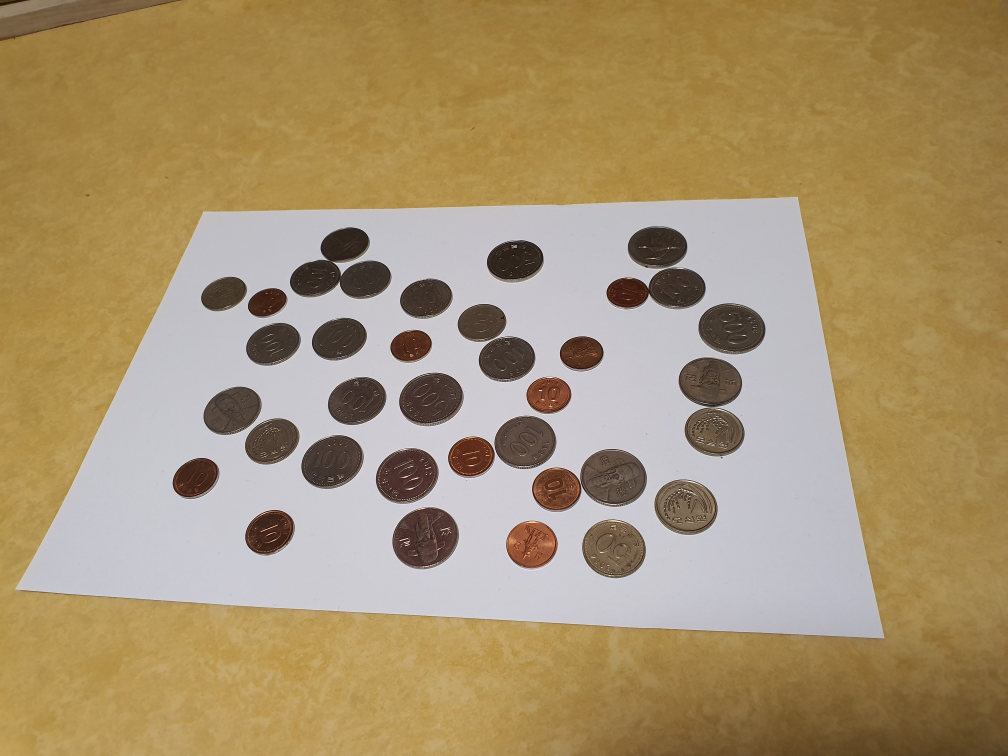
#> input picture images/4.jpg, 4032 x 3024 px (shown at 1/4 size)
$ jupyter execute --allow-errors '동전겹치기 수정ver3.ipynb'   (older library calls are emulated)
#> lines starting #> are read from the running program, lines starting #| are printed output that depends on the picture; after the words box and inside, x2 and y2 are one past the last pixel; in counts of white or black regions, pixels touching at a corner belong together
[cell 1]
import numpy as np
import cv2
from matplotlib import pyplot as plt

[cell 2]
#image 흑백처리, 이진화 (그냥 Threshold)

img = cv2.imread('./images/4.jpg')
#> img is the input picture: shape (3024, 4032, 3); mean B, G, R 110.8, 146.9, 167.7
img_ori = img.copy()
img_gray = cv2.cvtColor(img,cv2.COLOR_BGR2GRAY)
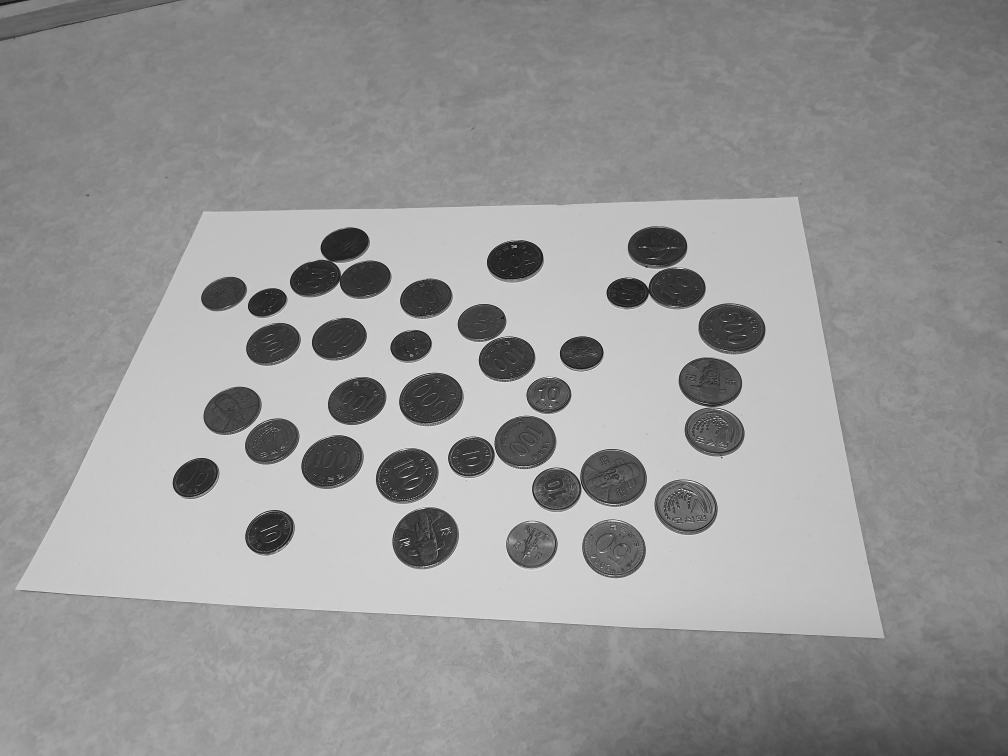
#> img_gray: shape (3024, 4032) (shown at 1/4 size); min 0, max 255, mean 149.1

# Blurring

dst = cv2.bilateralFilter(img_gray, 10, 100, 100) # Bilateral Filtering
dst1 = cv2.GaussianBlur(dst, (5,5), 0)       # GaussianBlur
dst2 = cv2.medianBlur(dst1, 9)                # Median Blur


plt.figure(figsize=(15,15))
plt.subplot(121), plt.imshow(img_gray, cmap='gray'), plt.title('Gray Image'), plt.axis('off')
plt.subplot(122), plt.imshow(dst2, cmap='gray'), plt.title('Blurred Image'), plt.axis('off')
plt.show()

[cell 3]
# Thresholding

binary_img = cv2.adaptiveThreshold(dst2, 255, cv2.ADAPTIVE_THRESH_GAUSSIAN_C, cv2.THRESH_BINARY_INV, 91, 5)
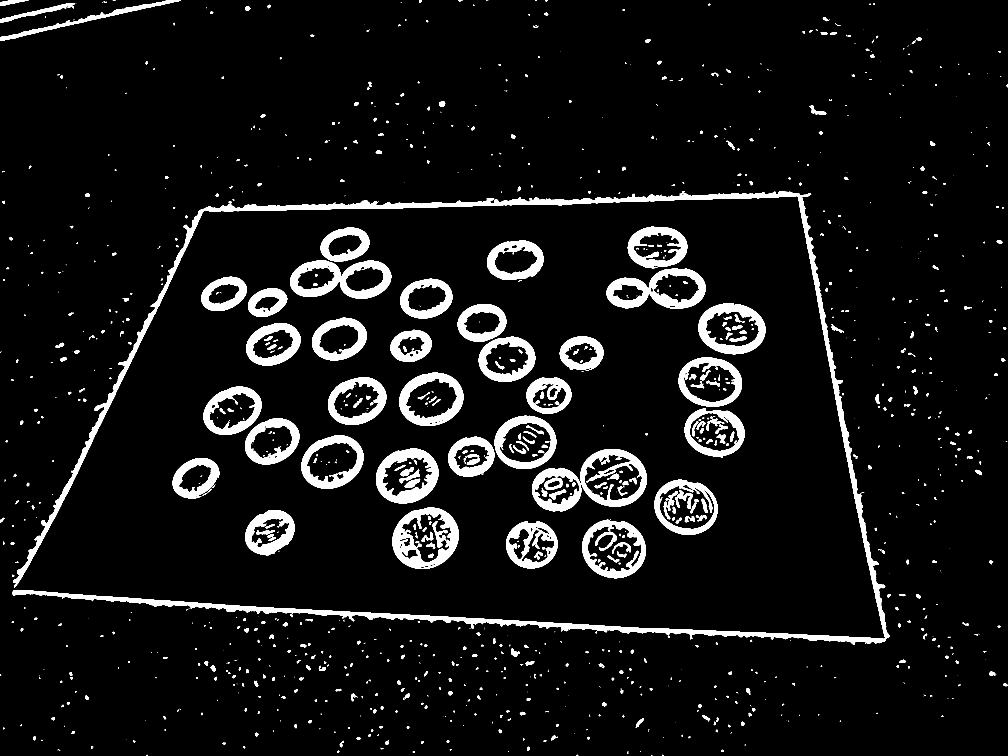
#> binary_img: shape (3024, 4032) (shown at 1/4 size); 6.8% white; 1400 white regions (624 under 20 px)

'''
kernel = np.ones((3,3))
binary_img = cv2.dilate(binary_img, kernel, iterations=5)
'''

'''ret_threshold, binary_img = cv2.threshold(dst2,
                                          170,
                                          255,
                                          cv2.THRESH_BINARY_INV)
'''


plt.figure(figsize=(15,15))
plt.subplot(121), plt.imshow(binary_img, cmap='gray'), plt.title('Binary Image'), plt.axis('off')
plt.show()

[cell 4]
#contour을 찾고 A4용지의 외곽선 그리기
img, contour, hierarchy = cv2.findContours(binary_img,
                                            cv2.RETR_EXTERNAL,
                                            cv2.CHAIN_APPROX_SIMPLE)
#> contour = 1087 contours, 609 with area under 20; largest, box (x1, y1, x2, y2) and area: (50, 766, 3559, 2578) 156512, (1570, 2030, 1835, 2276) 50456, (2322, 1796, 2587, 2027) 47835, (1160, 1040, 1565, 1195) 46568, (2329, 2079, 2583, 2313) 46146

img = img_ori.copy()

# Draw Contour with Blue
cv2.drawContours(img, contour, -1, (255,0,0), 5)
plt.figure()
plt.imshow(img)

[cell 5]
#print(len(contour[0]))
#print(len(contour[1]))
max = 0;
index = -1;
for i in range(len(contour)):
   # print(max,i)
    if(max<len(contour[i])):
        index = i
        max = len(contour[i])
        print(max, i)
#> this loop made 1087 passes
#> max on passes 1, 3, 5, 10, 13, 14, 18, 22, 41, 43, 90, 514: 5, 10, 11, 13, 15, 16, 19, 20, 27, 34, 73, 299
#| 5 0
#| 10 2
#| 11 4
#| 13 9
#| 15 12
#| 16 13
#| 19 17
#| 20 21
#> (further printed lines are left out)
#> after the loop, index = 808; max = 8844

[cell 6]
cnt=contour[index]
#> cnt = contour of 8844 points, box (x1, y1, x2, y2) (50, 766, 3559, 2578), area 156512

cv2.drawContours(img, [cnt], 0, (255, 255, 0), 1)

epsilon1 = 0.1*cv2.arcLength(cnt, True)
#> epsilon1 = 2270.9

approx1 = cv2.approxPolyDP(cnt, epsilon1, True)
#> approx1 = [[3243, 772], [52, 2380]]

cv2.drawContours(img, [approx1], 0, (0, 255, 0), 20)

plt.imshow(img)

[cell 7]
#만약 정상적으로 4개의 점을 찾지 못하면 threshold를 이용하여 재시도
if (len(approx1)!=4):
    ret_threshold, binary_img = cv2.threshold(dst2,
                                          170,
                                          255,
                                          cv2.THRESH_BINARY)
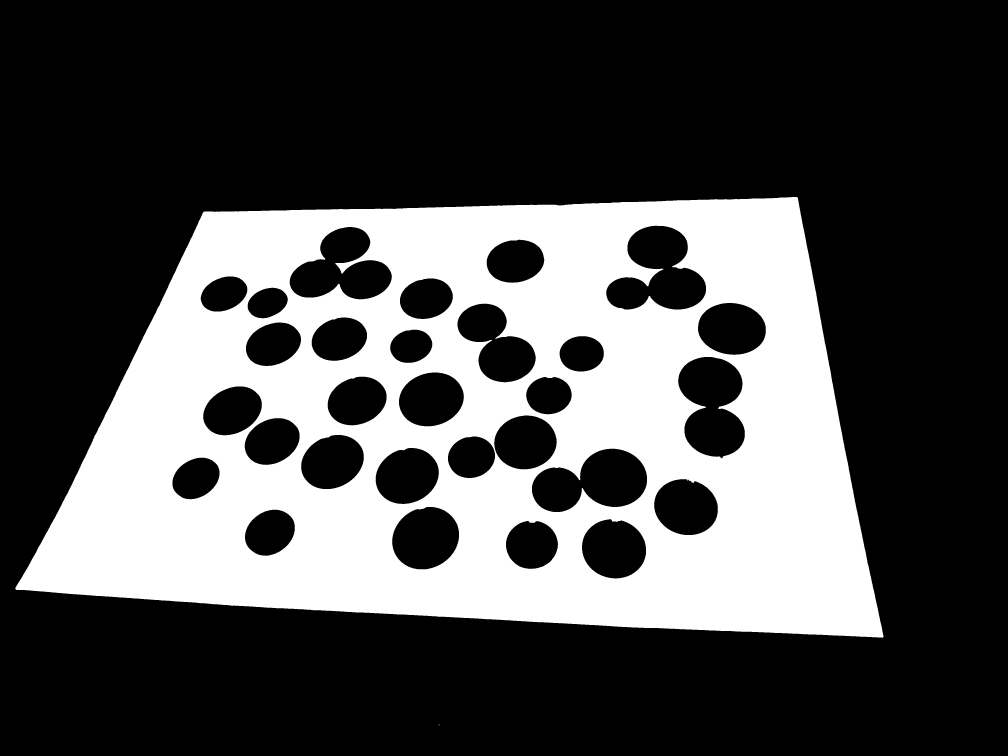
#> binary_img: shape (3024, 4032) (shown at 1/4 size); 30.1% white; 2 white regions (1 under 20 px)

    img, contour, hierarchy = cv2.findContours(binary_img,
                                            cv2.RETR_EXTERNAL,
                                            cv2.CHAIN_APPROX_SIMPLE)
#> contour = 2 contours, 1 with area under 20; largest, box (x1, y1, x2, y2) and area: (61, 788, 3534, 2551) 4803378

    img = img_ori.copy()

    max = 0;
    index = -1;
    for i in range(len(contour)):
   # print(max,i)         if(max<len(contour[i])):
            index = i
            max = len(contour[i])
            print(max, i)
            cnt=contour[index]
#> this loop made 2 passes
#> (index, max, cnt) on pass 1: (0, 4, [[1755, 2898], [1755, 2900], [1757, 2900], [1757, 2898]])
#> (index, max) on pass 2: (1, 2631)
#| 4 0
#| 2631 1

    cv2.drawContours(img, [cnt], 0, (255, 255, 0), 1)

    epsilon1 = 0.1*cv2.arcLength(cnt, True)
#> epsilon1 = 968.8
    approx1 = cv2.approxPolyDP(cnt, epsilon1, True)
#> approx1 = [[3191, 792], [817, 846], [61, 2354], [3530, 2550]]

    cv2.drawContours(img, [approx1], 0, (0, 255, 0), 20)
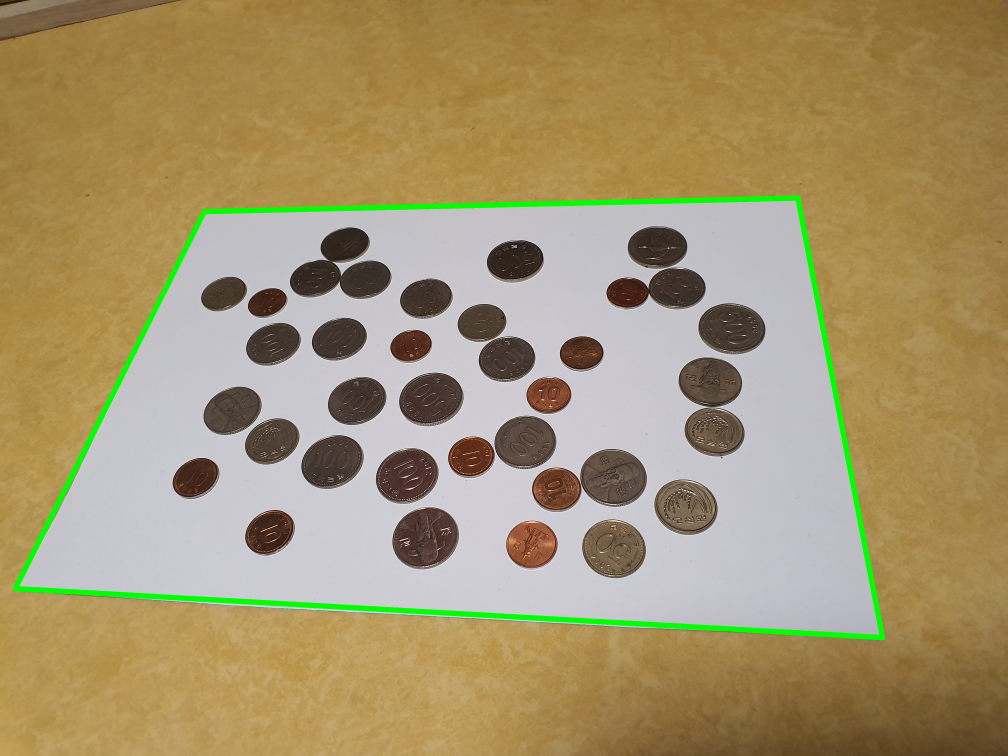
#> img: shape (3024, 4032, 3) (shown at 1/4 size); mean B, G, R 108.5, 148.3, 164.7
    plt.imshow(img)

else:
    pass

[cell 8]
print(approx1)
#| [[[3191  792]]
#|  [[ 817  846]]
#|  [[  61 2354]]
#|  [[3530 2550]]]

[cell 9]
#perspective Transform

pts0 = np.float32([approx1[1], approx1[2], approx1[0], approx1[3]])
#> pts0 = [[817, 846], [61, 2354], [3191, 792], [3530, 2550]]

# 좌표의 이동점
pts2 = np.float32([[0,0],[0,437],[640,0],[640,437]])

M = cv2.getPerspectiveTransform(pts0, pts2)
#> M = [[0.449, 0.225, -557.1], [0.0141, 0.619, -535.3], [8.57e-05, 0.00047, 1]]

dst = cv2.warpPerspective(img, M, (640,437))
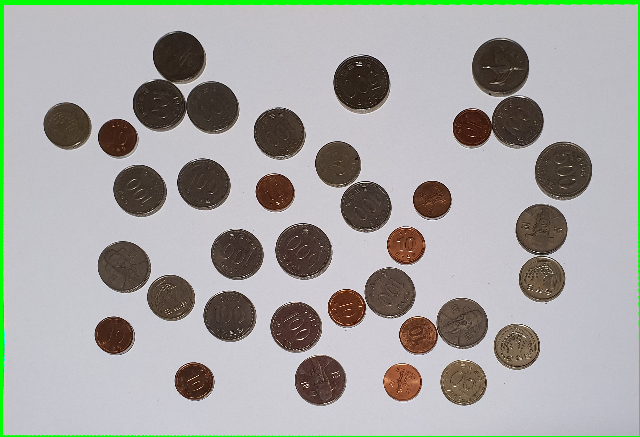
#> dst: shape (437, 640, 3); mean B, G, R 162.1, 165.6, 165.4


plt.subplot(121),plt.imshow(img),plt.title('image')
plt.subplot(122),plt.imshow(dst),plt.title('Perspective')
plt.show()
#> figure, not shown here; B, G, R data is drawn as R, G, B

cv2.imshow('img',dst)
cv2.waitKey(0)
cv2.destroyAllWindows()

[cell 10]
# 이미지 저장하기
cv2.imwrite('done.jpg', dst)
#> Out = True

[cell 11]
#0
image = dst
cv2.imshow("result",image)
cv2.waitKey(0)
cv2.destroyAllWindows()

gray = cv2.cvtColor(image,cv2.COLOR_BGR2GRAY)
cv2.imshow("result",gray)
cv2.waitKey(0)
cv2.destroyAllWindows()


blur = cv2.medianBlur(gray, 5)
cv2.imshow("result",blur)
cv2.waitKey(0)
cv2.destroyAllWindows()


edge = cv2.Canny(blur,10,20)
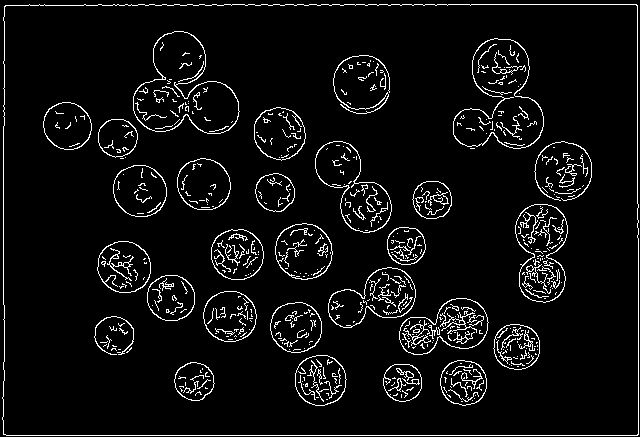
#> edge: shape (437, 640); 5.7% white in thin lines or dots
cv2.imshow("result",edge)
cv2.waitKey(0)
cv2.destroyAllWindows()

#1
edge = cv2.bitwise_not(edge)
#> edge: shape (437, 640); 94.3% white; black in thin lines or dots
cv2.imshow("result",edge)
cv2.waitKey(0)
cv2.destroyAllWindows()


# 이미지 저장하기
cv2.imwrite('done.jpg', edge)
#> Out = True

[cell 12]
# 방법 1) 한번에 찾는 방법

overlap = cv2.imread('done.jpg', 0)            # Blur 처리해서 noise를 제거한다
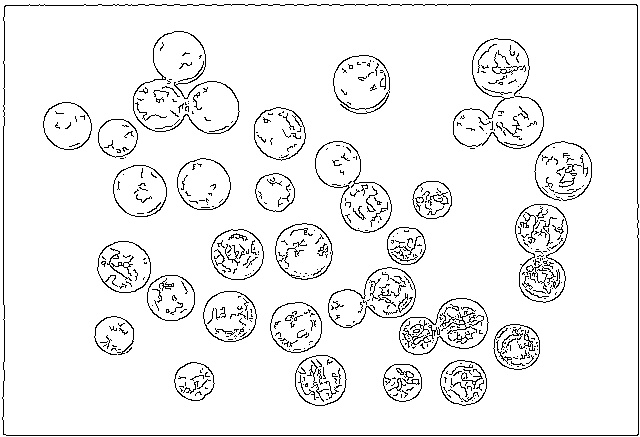
#> overlap: shape (437, 640); min 0, max 255, mean 240.4
cimg = cv2.cvtColor(overlap, cv2.COLOR_GRAY2BGR)

cv2.imshow("result",cimg)
cv2.waitKey(0)
cv2.destroyAllWindows()

[cell 13]
# 방법 1) 한번에 찾는 방법

#overlap = cv2.imread('done.jpg', 0)              # 위에서까지 실행한 이미지를 'done.jpg'라고 저장하고, overlap에 불러옴
#overlap = cv2.medianBlur(overlap, 5)             # Blur 처리해서 noise를 제거한다
#cimg = cv2.cvtColor(overlap, cv2.COLOR_GRAY2BGR)

# 겹친 동전의 모양까지 원으로 검출하는 기준을 정의한다
circles = cv2.HoughCircles(overlap, cv2.HOUGH_GRADIENT, 1, 20, np.array([]), param1=150, param2=20, minRadius=15, maxRadius=50)
#> circles = 69 rows, first 8: [562.5, 171.5, 29.2], [516.5, 346.5, 23.6], [361.5, 85.5, 28.6], [139.5, 191.5, 25.4], [499.5, 67.5, 29.9], [296.5, 326.5, 25.2], [390.5, 292.5, 26], [516.5, 121.5, 25.7]
circles = np.uint16(circles)
#> circles = 69 rows, first 8: [562, 171, 29], [516, 346, 23], [361, 85, 28], [139, 191, 25], [499, 67, 29], [296, 326, 25], [390, 292, 26], [516, 121, 25]

fivehund = 0
onehund = 0
fifty = 0
ten = 0

# 위 조건에 맞춰 cimg에 원을 그린다
for circ in circles[0,:]:
    if circ[2] >= 50 or circ[2] >= 38 or circ[2] >= 28:
        fivehund += 1
        cv2.circle(cimg, (circ[0], circ[1]), circ[2], (0,255,0) ,2)
    elif circ[2] >= 40 or circ[2] >= 35 or circ[2] >= 24:
        onehund += 1
        cv2.circle(cimg, (circ[0], circ[1]), circ[2], (0,0,255) ,2)
    elif circ[2] >= 30 or circ[2] >= 22:
        fifty += 1
        cv2.circle(cimg, (circ[0], circ[1]), circ[2], (0,0,0) ,2)
    else:
        ten += 1
        cv2.circle(cimg, (circ[0], circ[1]), circ[2], (255,0,0), 2)
#> this loop made 69 passes
#> circ on passes 1 to 12: [562, 171, 29], [516, 346, 23], [361, 85, 28], [139, 191, 25], [499, 67, 29], [296, 326, 25], [390, 292, 26], [516, 121, 25], [202, 184, 25], [212, 108, 26], [320, 380, 24], [370, 328, 48]
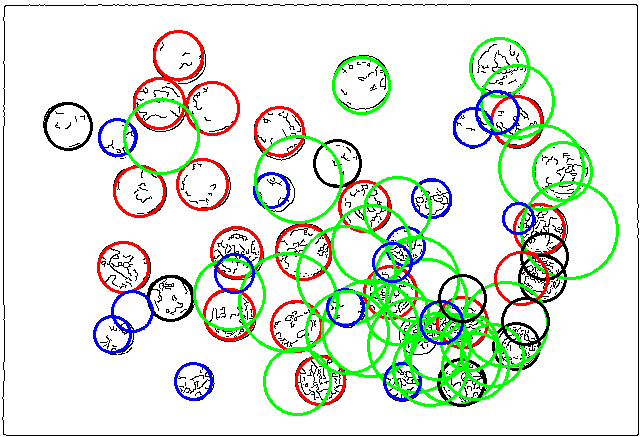
#> cimg: shape (437, 640, 3); mean B, G, R 221, 231.8, 223.4
#> after the loop, fifty = 9; fivehund = 27; onehund = 18; ten = 15


# 원형의 컨투어가 따인 cimg 출력
cv2.imshow('img', cimg)
cv2.waitKey(0)
cv2.destroyAllWindows()

plt.figure(figsize=(15,15))
plt.imshow(cimg)
plt.show()

[cell 14]
# 방법 2) 함수로 정의해서 원을 하나씩 순차적으로 찾는 방법 (한번에 찾게 수정해도 됨)
# 원을 찾지 못할 경우까지 고려
# 순서가 헷갈리니까 찾을 때 순서를 나타내는 숫자를 넣어야 할까

def findCircle():
    overlap = cv2.imread('done.jpg', 0)
    overlap = cv2.medianBlur(overlap, 5)
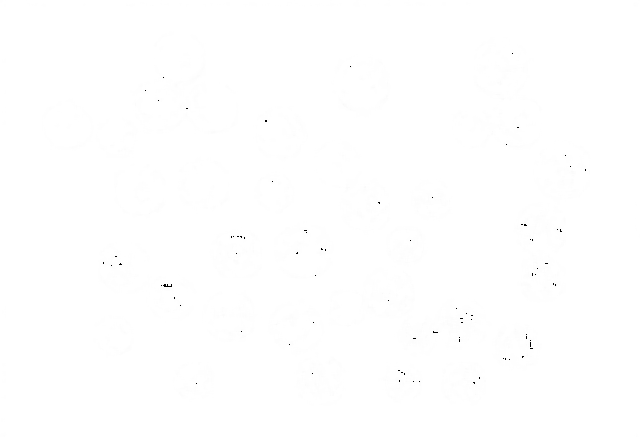
#> overlap: shape (437, 640); min 0, max 255, mean 254.7
    cimg = cv2.cvtColor(overlap, cv2.COLOR_GRAY2BGR)

    circles = cv2.HoughCircles(overlap, cv2.HOUGH_GRADIENT, 1, 50, np.array([]),
                               param1=50, param2=25, minRadius=24, maxRadius=50)
#> circles = empty array
    circles = np.uint16(np.around(circles))

    if circles is not None:
        circles = np.uint16(np.around(circles))

        for circ in circles[0,:]:
            cv2.circle(cimg, (circ[0], circ[1]), circ[2], (0,255,0), 2)
            cv2.circle(cimg, (circ[0], circ[1]), 2, (255,0,0), 3)
#> this loop made 0 passes

    else:
        print('원을 찾을 수 없음')

    cv2.imshow('Circles detected', cimg)
    cv2.waitKey(0)
    cv2.destroyAllWindows()

    plt.figure(figsize=(5,5))
    plt.imshow(cimg), plt.axis('off')
    plt.show()

#> (a cell that did not finish here is left out)

[cell 16]
# 동전 좌표 확인하기

count = circles[0,:]        # 인식된 원의 개수를 count라고 지정한다
#> count = 69 rows, first 8: [562, 171, 29], [516, 346, 23], [361, 85, 28], [139, 191, 25], [499, 67, 29], [296, 326, 25], [390, 292, 26], [516, 121, 25]
# len(count)                  # 인식된 원의 개수를 세어서 반환한다
c_array = circles.reshape(len(count), -1)                      # 검출된 원의 개수를 행의 개수로 하는 배열을 array라고 지정한다
#> c_array has the same summary as count
radiusSet = c_array[:,-1]
#> radiusSet = 69 values, max 49 at index 32, min 15 at index 68, mean 28.48

print('\n동전의 (x좌표, y좌표, 반지름) 배열: \n', c_array)     # 여기서 x,y좌표는 원의 중심의 좌표를 의미함
#> (printed output is left out)
print('\n동전의 반지름 리스트: \n', radiusSet)
#| 동전의 반지름 리스트:
#|  [29 23 28 25 29 25 26 25 25 26 24 48 45 25 23 22 47 27 25 25 25 23 25 25
#|  23 25 40 24 23 18 24 37 49 33 19 19 42 42 49 18 18 19 48 18 18 39 33 42
#|  31 28 17 33 35 37 31 43 41 21 36 23 21 33 26 19 23 20 23 19 15]

[cell 17]
# 총액 계산하기

total = (500 * fivehund + 100 * onehund + 50 * fifty + 10 * ten)
#> total = 15900

print('500원: {} 개'.format(fivehund),
      '\n100원: {} 개'.format(onehund),
      '\n 50원: {} 개'.format(fifty),
      '\n 10원: {} 개'.format(ten))
#| 500원: 27 개
#| 100원: 18 개
#|  50원: 9 개
#|  10원: 15 개
print('동전 총합: {} 원'.format(total))
#| 동전 총합: 15900 원
